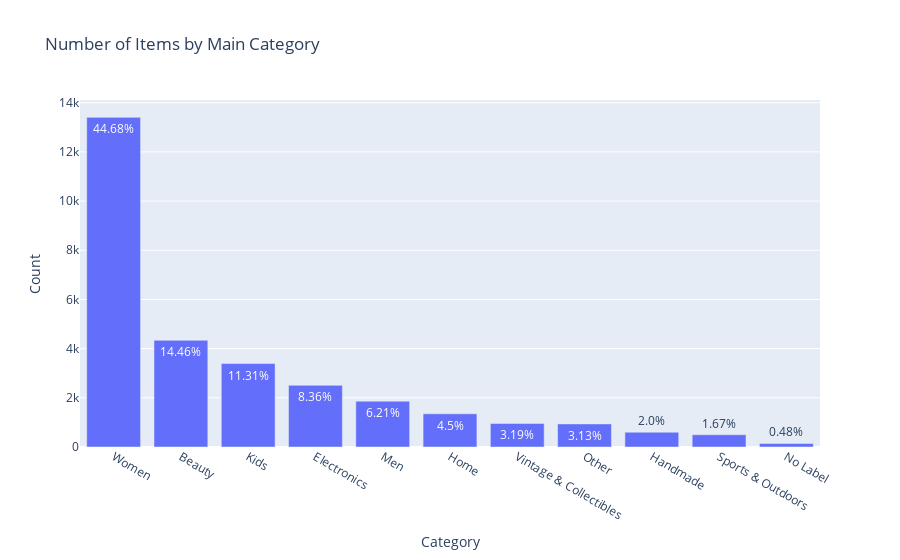

The notebook cell this image was saved under:
### Code cell
trace1 = go.Bar(x=x,
                y=y,
                text=pct)
layout = dict(title='Number of Items by Main Category',
             xaxis=dict(title='Category'),
             yaxis=dict(title='Count'))
fig = dict(data=[trace1,],layout=layout)
py.iplot(fig)

### Figure 1 — Plotly figure (JSON) as saved in the notebook; plotly's stock layout.template omitted (floating-point values rounded to 4 significant figures)
{"data": [{"text": ["44.68%", "14.46%", "11.31%", "8.36%", "6.21%", "4.5%", "3.19%", "3.13%", "2.0%", "1.67%", "0.48%"], "type": "bar", "x": ["Women", "Beauty", "Kids", "Electronics", "Men", "Home", "Vintage & Collectibles", "Other", "Handmade", "Sports & Outdoors", "No Label"], "y": [13405, 4338, 3393, 2508, 1864, 1349, 957, 939, 601, 500, 145]}], "layout": {"title": {"text": "Number of Items by Main Category"}, "xaxis": {"title": {"text": "Category"}}, "yaxis": {"title": {"text": "Count"}}}}
